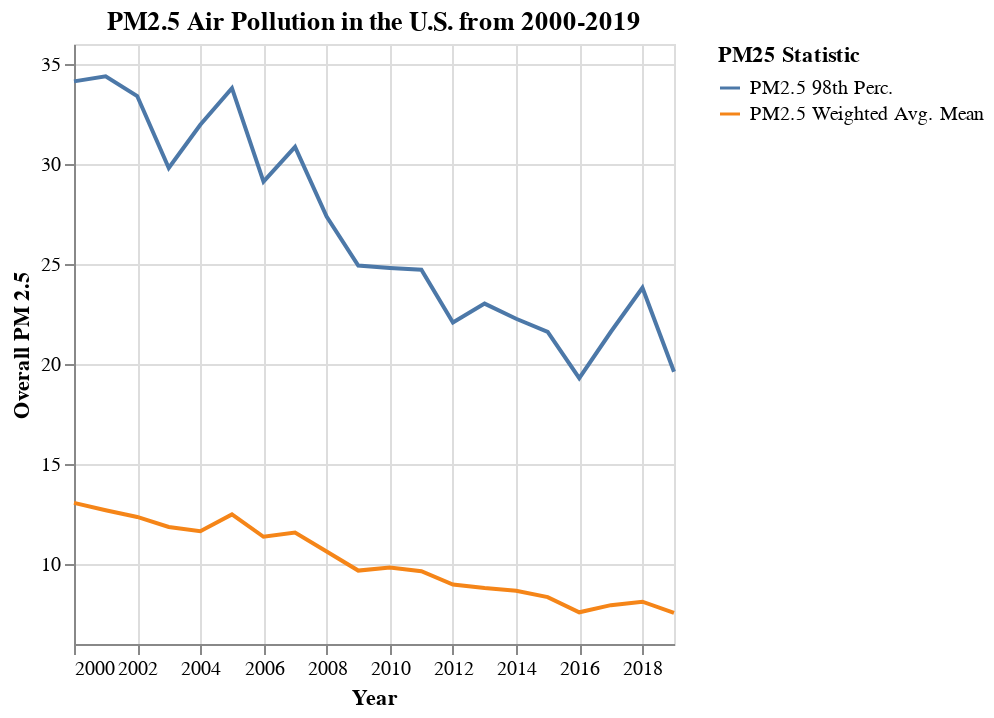

The cell this chart's notebook holds for it:
### Markdown cell above
#### What is PM 2.5 and why is it important?
PM is particulate matter and 2.5 specifies the size of that particle (2.5 microns or less in diameter). Particulate matter is airborne and not just a single pollutant. It is made up of a mixture of many different chemical substances. For example, the combustion of gasoline, oil, diesel fuel, or wood produce create emmisions, and these make up much of the PM2.5 pollution found the air outdoors. This is important to measure and keep track of because PM2.5 can travel into our respiratory tract, reaching the lungs and even enter the blood stream, posing huge health risks. Exposure to increased levels of PM2.5 for extended periods of time is associated with increased chances of early mortality, lung cancer, and heart disease.

### Code cell
# Has PM 2.5 air pollution improved in the U.S. on the whole since 2000?

MeanP25 = tidy_data.loc[:,['Year', 'PM2.5-Weighted Annual Mean','PM2.5-98th Percentile']].groupby(
    'Year').mean().reset_index().rename(
    columns= {'PM2.5-Weighted Annual Mean': 'PM2.5 Weighted Avg. Mean', 'PM2.5-98th Percentile': 'PM2.5 98th Perc.'})

MeanP25 = MeanP25.melt(id_vars = 'Year',
    var_name = 'PM25 Statistic',
    value_name = 'P25 Value').reset_index()

alt.Chart(MeanP25).mark_line().encode(
    x = alt.X('Year:T', scale = alt.Scale(zero = False)),
    y = alt.Y('P25 Value', title = 'Overall PM 2.5', scale = alt.Scale(zero = False)),
    color = alt.Size('PM25 Statistic')
).properties(
    width = 300, 
    height = 300, 
    title=' PM2.5 Air Pollution in the U.S. from 2000-2019'
)

### Figure 1 — Vega-Lite specification as saved in the notebook (floating-point values rounded to 4 significant figures)
{"config": {"view": {"continuousWidth": 400, "continuousHeight": 300}}, "data": {"name": "data-7d89df0e9bcc8a498a83b39e60c1a15e"}, "mark": "line", "encoding": {"color": {"field": "PM25 Statistic", "type": "nominal"}, "x": {"field": "Year", "scale": {"zero": false}, "type": "temporal"}, "y": {"field": "P25 Value", "scale": {"zero": false}, "title": "Overall PM 2.5", "type": "quantitative"}}, "height": 300, "title": " PM2.5 Air Pollution in the U.S. from 2000-2019", "width": 300, "$schema": "https://vega.github.io/schema/vega-lite/v4.17.0.json", "datasets": {"data-7d89df0e9bcc8a498a83b39e60c1a15e": [{"index": 0, "Year": "2000", "PM25 Statistic": "PM2.5 Weighted Avg. Mean", "P25 Value": 13.06}, {"index": 1, "Year": "2001", "PM25 Statistic": "PM2.5 Weighted Avg. Mean", "P25 Value": 12.69}, {"index": 2, "Year": "2002", "PM25 Statistic": "PM2.5 Weighted Avg. Mean", "P25 Value": 12.35}, {"index": 3, "Year": "2003", "PM25 Statistic": "PM2.5 Weighted Avg. Mean", "P25 Value": 11.85}, {"index": 4, "Year": "2004", "PM25 Statistic": "PM2.5 Weighted Avg. Mean", "P25 Value": 11.64}, {"index": 5, "Year": "2005", "PM25 Statistic": "PM2.5 Weighted Avg. Mean", "P25 Value": 12.48}, {"index": 6, "Year": "2006", "PM25 Statistic": "PM2.5 Weighted Avg. Mean", "P25 Value": 11.36}, {"index": 7, "Year": "2007", "PM25 Statistic": "PM2.5 Weighted Avg. Mean", "P25 Value": 11.57}, {"index": 8, "Year": "2008", "PM25 Statistic": "PM2.5 Weighted Avg. Mean", "P25 Value": 10.63}, {"index": 9, "Year": "2009", "PM25 Statistic": "PM2.5 Weighted Avg. Mean", "P25 Value": 9.671}, {"index": 10, "Year": "2010", "PM25 Statistic": "PM2.5 Weighted Avg. Mean", "P25 Value": 9.83}, {"index": 11, "Year": "2011", "PM25 Statistic": "PM2.5 Weighted Avg. Mean", "P25 Value": 9.638}, {"index": 12, "Year": "2012", "PM25 Statistic": "PM2.5 Weighted Avg. Mean", "P25 Value": 8.973}, {"index": 13, "Year": "2013", "PM25 Statistic": "PM2.5 Weighted Avg. Mean", "P25 Value": 8.799}, {"index": 14, "Year": "2014", "PM25 Statistic": "PM2.5 Weighted Avg. Mean", "P25 Value": 8.661}, {"index": 15, "Year": "2015", "PM25 Statistic": "PM2.5 Weighted Avg. Mean", "P25 Value": 8.343}, {"index": 16, "Year": "2016", "PM25 Statistic": "PM2.5 Weighted Avg. Mean", "P25 Value": 7.585}, {"index": 17, "Year": "2017", "PM25 Statistic": "PM2.5 Weighted Avg. Mean", "P25 Value": 7.943}, {"index": 18, "Year": "2018", "PM25 Statistic": "PM2.5 Weighted Avg. Mean", "P25 Value": 8.115}, {"index": 19, "Year": "2019", "PM25 Statistic": "PM2.5 Weighted Avg. Mean", "P25 Value": 7.56}, {"index": 20, "Year": "2000", "PM25 Statistic": "PM2.5 98th Perc.", "P25 Value": 34.13}, {"index": 21, "Year": "2001", "PM25 Statistic": "PM2.5 98th Perc.", "P25 Value": 34.39}, {"index": 22, "Year": "2002", "PM25 Statistic": "PM2.5 98th Perc.", "P25 Value": 33.4}, {"index": 23, "Year": "2003", "PM25 Statistic": "PM2.5 98th Perc.", "P25 Value": 29.8}, {"index": 24, "Year": "2004", "PM25 Statistic": "PM2.5 98th Perc.", "P25 Value": 31.96}, {"index": 25, "Year": "2005", "PM25 Statistic": "PM2.5 98th Perc.", "P25 Value": 33.79}, {"index": 26, "Year": "2006", "PM25 Statistic": "PM2.5 98th Perc.", "P25 Value": 29.12}, {"index": 27, "Year": "2007", "PM25 Statistic": "PM2.5 98th Perc.", "P25 Value": 30.86}, {"index": 28, "Year": "2008", "PM25 Statistic": "PM2.5 98th Perc.", "P25 Value": 27.37}, {"index": 29, "Year": "2009", "PM25 Statistic": "PM2.5 98th Perc.", "P25 Value": 24.92}, {"index": 30, "Year": "2010", "PM25 Statistic": "PM2.5 98th Perc.", "P25 Value": 24.8}, {"index": 31, "Year": "2011", "PM25 Statistic": "PM2.5 98th Perc.", "P25 Value": 24.71}, {"index": 32, "Year": "2012", "PM25 Statistic": "PM2.5 98th Perc.", "P25 Value": 22.07}, {"index": 33, "Year": "2013", "PM25 Statistic": "PM2.5 98th Perc.", "P25 Value": 23.02}, {"index": 34, "Year": "2014", "PM25 Statistic": "PM2.5 98th Perc.", "P25 Value": 22.26}, {"index": 35, "Year": "2015", "PM25 Statistic": "PM2.5 98th Perc.", "P25 Value": 21.6}, {"index": 36, "Year": "2016", "PM25 Statistic": "PM2.5 98th Perc.", "P25 Value": 19.29}, {"index": 37, "Year": "2017", "PM25 Statistic": "PM2.5 98th Perc.", "P25 Value": 21.61}, {"index": 38, "Year": "2018", "PM25 Statistic": "PM2.5 98th Perc.", "P25 Value": 23.81}, {"index": 39, "Year": "2019", "PM25 Statistic": "PM2.5 98th Perc.", "P25 Value": 19.61}]}}
